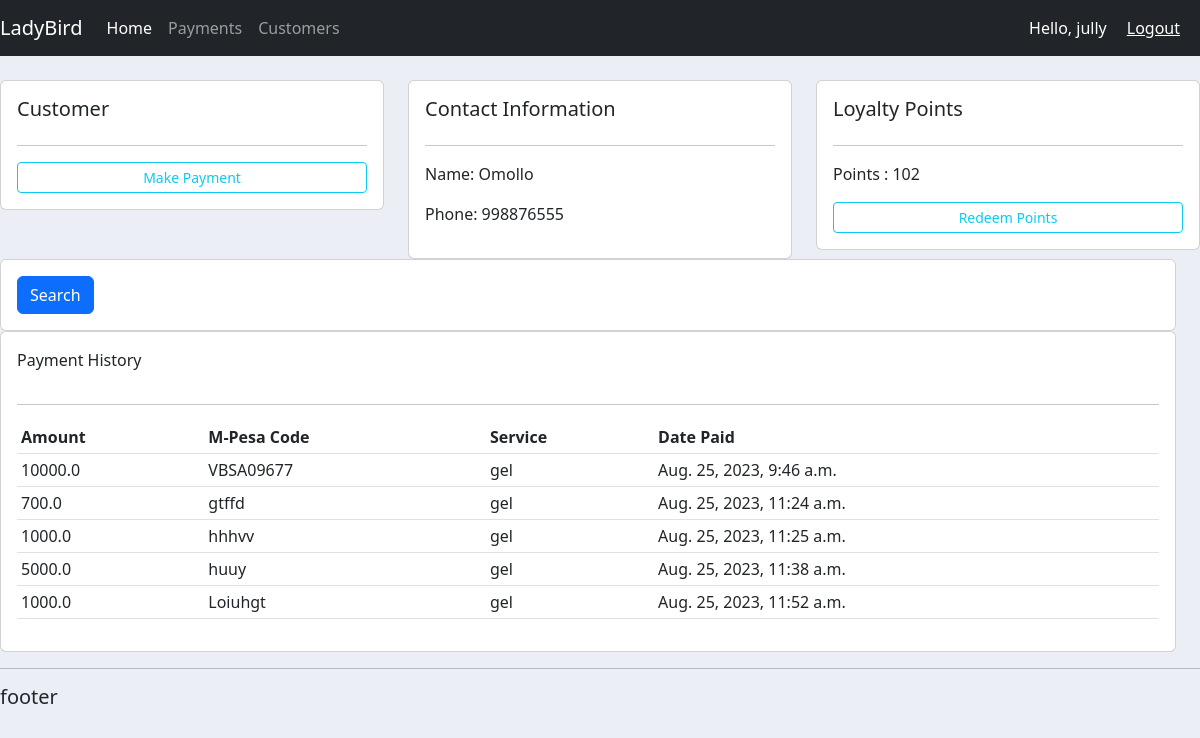
Screenshot of /customers/19/ (signed in) with the database file from the repository.
### spaservices/models.py (models this page shows, shortened)
class Customer(models.Model):
    user = models.OneToOneField(User, null=True, blank=True, on_delete=models.CASCADE)
    name = models.CharField(max_length=255, null=True)
    profile_pic = models.ImageField(default="user.png",null=True,blank=True)
    phone = models.IntegerField(null=True)
    loyalty_points = models.IntegerField(null=True, blank=True,default=0)

class Payment(models.Model):
    customer = models.ForeignKey(Customer, null=True, on_delete= models.CASCADE)
    amount = models.FloatField(null=True)
    code = models.CharField(max_length=255, null=True)
    services = models.ManyToManyField(SpaService)
    date_paid = models.DateTimeField(auto_now_add=True,null=True)

class SpaService(models.Model):
    name = models.CharField(max_length=200, null=True)
    price = models.IntegerField(null=True, blank=True)
    def __str__(self):
        return self.name

### spaservices/decorators.py (the view)
        def wrapper_func(request, *args, **kwargs):
            group = None
            if request.user.groups.exists():
                group = request.user.groups.all()[0].name
            if group in allowed_roles:
                return view_func(request, *args, **kwargs)
            else:
                return HttpResponse('You are not Authorised to Access')

### spaservices/views.py (called while the page is built)
@login_required(login_url='login')
@allowed_users(allowed_roles=['admin'])
def customers(request, pk):
    customers = Customer.objects.get(id=pk)
    payments = customers.payment_set.all()
    context = {'customers':customers,'payments':payments}
    return render(request, 'spaservices/customers.html', context)

### spaservices/templates/spaservices/customers.html
{% extends 'spaservices/main.html' %}
{% block content %}
<br>
<div class="row">
    <div class="col-md">
        <div class="card card-body">
            <h5>Customer</h5>
            <hr>
            <a class="btn btn-outline-info btn-sm btn-block" href="{% url 'payment_form' customers.id %}">Make Payment</a>
        </div>
    </div>
    <div class="col-md">
        <div class="card card-body">
            <h5>Contact Information</h5>
            <hr>
            <p>Name: {{customers.name}} </p>
            <p>Phone: {{customers.phone}}</p>
        </div>
    </div>
    <div class="col-md">
        <div class="card card-body">
            <h5>Loyalty Points</h5>
            <hr>
            <p>Points : {{customers.loyalty_points}}</p>
            <a class="btn btn-outline-info btn-sm btn-block" href="{% url 'points' customers.id %}">Redeem Points</a>
        </div>
    </div>
<br>
<div class="row">
    <div class="col">
        <div class="card card-body">
            <form action="" method="get">
                <button class="btn btn-primary" type="submit">Search</button>
            </form>
        </div>
    </div>
</div>
<br>
<div class="row">
    <div class="col-md">
        <div class="card card-body">
            <p>Payment History</p>
            <hr>
            <table class=" table table-sm">
                <tr>
                    <th>Amount</th>
                    <th>M-Pesa Code</th>
                    <th>Service</th>
                    <th>Date Paid</th>
                </tr>
                {% for payment in payments %}
                <tr>
                    <td>{{ payment.amount }}</td>
                    <td>{{ payment.code }}</td>
                    <td>{{ payment.services.all|join:", " }}</td>
                    <td>{{ payment.date_paid }}</td>
                </tr>
                {% endfor %}
            </table>
        </div>
    </div>
</div>
</div>
{% endblock %}

### spaservices/templates/spaservices/navbar.html (shortened to what this page needs)
{% load static %}
<nav class="navbar navbar-expand-lg navbar-dark bg-dark">
    <a class="navbar-brand" href="#">LadyBird</a>
    <div class="collapse navbar-collapse" id="navbarNavAltMarkup">
      <div class="navbar-nav">
        {% if request.user.is_anonymous %}
        <a class="nav-item nav-link active" href="">Home</a>
        <a class="nav-item nav-link" href="">Services</a>
        <a class="nav-item nav-link" href="">Contact</a>
        {% elif request.user.is_staff %}
        <a class="nav-item nav-link active" href="{% url 'home' %}">Home</a>
        <a class="nav-item nav-link" href="{% url 'payment' %}">Payments</a>
        <a class="nav-item nav-link" href="{% url 'custlist' %}">Customers</a>
        {% endif %}
      </div>
    </div>
    {% if request.user.is_anonymous %}
    <span ><a class="hello-msg"  href="{% url 'logout' %}">LogIn</a></span>
    {% else %}
    <span class="hello-msg">Hello, {{request.user}}</span>
    <span ><a class="hello-msg"  href="{% url 'logout' %}">Logout</a></span>
    {% endif %}
  </nav>

### static/css/main.css (style rules this page uses)
body { background-color: #ebeff5; }

### spaservices/templates/spaservices/navbar.html (style rules this page uses)
.hello-msg { font-size: 18pf; color: #fff; margin-right: 20px; }

### rows the page displays
Customer: name "Omollo", phone "998876555", loyalty_points "102"
Payment: amount "10000.0", code "VBSA09677", services.all "gel", date_paid "Aug. 25, 2023, 9:46 a.m."
Payment: amount "700.0", code "gtffd", services.all "gel", date_paid "Aug. 25, 2023, 11:24 a.m."
Payment: amount "1000.0", code "hhhvv", services.all "gel", date_paid "Aug. 25, 2023, 11:25 a.m."
Payment: amount "5000.0", code "huuy", services.all "gel", date_paid "Aug. 25, 2023, 11:38 a.m."
Payment: amount "1000.0", code "Loiuhgt", services.all "gel", date_paid "Aug. 25, 2023, 11:52 a.m."

### other values shown
{{ request.user }} "jully"
